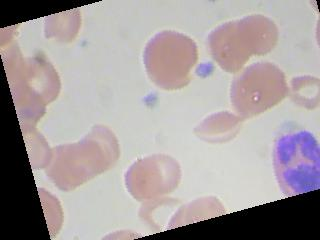
#> input picture pic.jpeg, 320 x 240 px
$ jupyter execute --allow-errors 'Cat , Dog & Cell.ipynb'
#> lines starting #> are read from the running program, lines starting #| are printed output that depends on the picture
[cell 1]
import numpy as np
import pandas as pd
import cv2
import matplotlib.pyplot as plt
import random
import os
import pickle
from sklearn.metrics import accuracy_score

cat_dir="Cat"
dog_dir="Dog"
cell_dir="Cell"

# for cat -->0, dog -->1 and for cell -->2

[cell 2]
# NO need to run this cell's code once pickle file is creaded
data=[]
#> (the rest of this cell did not finish here and is left out)

#> (a cell that did not finish here is left out)

[cell 4]
from sklearn.model_selection import train_test_split
from sklearn.svm import SVC

#> (a cell that did not finish here is left out)

[cell 6]
model = SVC(C=1,kernel='poly',gamma='auto')
#> (the rest of this cell did not finish here and is left out)

#Predict Accuracy

#> (a cell that did not finish here is left out)

[cell 8]
plt.figure(figsize=(6,6))
#> (the rest of this cell did not finish here and is left out)

[cell 9]
print("Enter image path with name")
while(True):
    imgpath = input()
    if(type(imgpath)==type("string")):
        break
    print("Enter string with picture type e.g(.png)")
#> this loop made 1 pass; the answer given on pass 1: pic.jpeg
image = cv2.imread(imgpath,0)
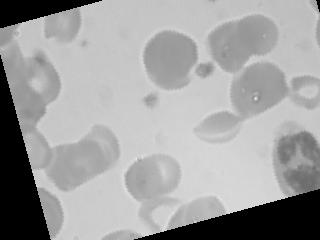
#> image: shape (240, 320); min 0, max 242, mean 160.2
plt.figure()
print("Readed image",plt.imshow(image))
#| Readed image AxesImage(shape=(240, 320))
image = cv2.resize(image,(50,50),interpolation=cv2.INTER_AREA)
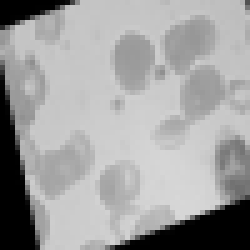
#> image: shape (50, 50) (shown 5 times larger); min 0, max 215, mean 160.2
plt.figure()
print("Image after reshape (50,50)",plt.imshow(image))
#| Image after reshape (50,50) AxesImage(shape=(50, 50))
image = np.array(image).flatten()
#> image = 2500 values, max 215 at index 1985, min 0 at index 0, mean 160.2
image = [image]
#> (the rest of this cell did not finish here and is left out)
